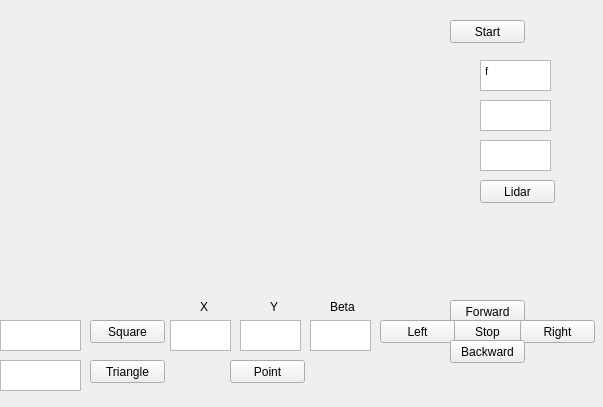
<?xml version="1.0" encoding="UTF-8"?>
<ui version="4.0">
 <class>RMR_QTClass</class>
 <widget class="QWidget" name="RMR_QTClass">
  <property name="geometry">
   <rect>
    <x>0</x>
    <y>0</y>
    <width>603</width>
    <height>407</height>
   </rect>
  </property>
  <property name="windowTitle">
   <string>RMR_QT</string>
  </property>
  <widget class="QPushButton" name="pushButtonStart">
   <property name="geometry">
    <rect>
     <x>450</x>
     <y>20</y>
     <width>75</width>
     <height>23</height>
    </rect>
   </property>
   <property name="text">
    <string>Start</string>
   </property>
  </widget>
  <widget class="QPushButton" name="pushButtonForward">
   <property name="geometry">
    <rect>
     <x>450</x>
     <y>300</y>
     <width>75</width>
     <height>23</height>
    </rect>
   </property>
   <property name="text">
    <string>Forward</string>
   </property>
  </widget>
  <widget class="QPushButton" name="pushButtonStop">
   <property name="geometry">
    <rect>
     <x>450</x>
     <y>320</y>
     <width>75</width>
     <height>23</height>
    </rect>
   </property>
   <property name="text">
    <string>Stop</string>
   </property>
  </widget>
  <widget class="QPushButton" name="pushButtonLeft">
   <property name="geometry">
    <rect>
     <x>380</x>
     <y>320</y>
     <width>75</width>
     <height>23</height>
    </rect>
   </property>
   <property name="text">
    <string>Left</string>
   </property>
  </widget>
  <widget class="QPushButton" name="pushButtonRight">
   <property name="geometry">
    <rect>
     <x>520</x>
     <y>320</y>
     <width>75</width>
     <height>23</height>
    </rect>
   </property>
   <property name="text">
    <string>Right</string>
   </property>
  </widget>
  <widget class="QPushButton" name="pushButtonBackward">
   <property name="geometry">
    <rect>
     <x>450</x>
     <y>340</y>
     <width>75</width>
     <height>23</height>
    </rect>
   </property>
   <property name="text">
    <string>Backward</string>
   </property>
  </widget>
  <widget class="QTextEdit" name="textEditLeft">
   <property name="geometry">
    <rect>
     <x>480</x>
     <y>60</y>
     <width>71</width>
     <height>31</height>
    </rect>
   </property>
   <property name="html">
    <string>&lt;!DOCTYPE HTML PUBLIC &quot;-//W3C//DTD HTML 4.0//EN&quot; &quot;http://www.w3.org/TR/REC-html40/strict.dtd&quot;&gt;
&lt;html&gt;&lt;head&gt;&lt;meta name=&quot;qrichtext&quot; content=&quot;1&quot; /&gt;&lt;style type=&quot;text/css&quot;&gt;
p, li { white-space: pre-wrap; }
&lt;/style&gt;&lt;/head&gt;&lt;body style=&quot; font-family:'MS Shell Dlg 2'; font-size:8.25pt; font-weight:400; font-style:normal;&quot;&gt;
&lt;p style=&quot; margin-top:0px; margin-bottom:0px; margin-left:0px; margin-right:0px; -qt-block-indent:0; text-indent:0px;&quot;&gt;f&lt;/p&gt;&lt;/body&gt;&lt;/html&gt;</string>
   </property>
  </widget>
  <widget class="QPushButton" name="pushButtonSquare">
   <property name="geometry">
    <rect>
     <x>90</x>
     <y>320</y>
     <width>75</width>
     <height>23</height>
    </rect>
   </property>
   <property name="text">
    <string>Square</string>
   </property>
  </widget>
  <widget class="QTextEdit" name="textEditSquare">
   <property name="geometry">
    <rect>
     <x>0</x>
     <y>320</y>
     <width>81</width>
     <height>31</height>
    </rect>
   </property>
  </widget>
  <widget class="QTextEdit" name="textEditTriangle">
   <property name="geometry">
    <rect>
     <x>0</x>
     <y>360</y>
     <width>81</width>
     <height>31</height>
    </rect>
   </property>
  </widget>
  <widget class="QTextEdit" name="textEditX">
   <property name="geometry">
    <rect>
     <x>170</x>
     <y>320</y>
     <width>61</width>
     <height>31</height>
    </rect>
   </property>
  </widget>
  <widget class="QTextEdit" name="textEditRight">
   <property name="geometry">
    <rect>
     <x>480</x>
     <y>100</y>
     <width>71</width>
     <height>31</height>
    </rect>
   </property>
  </widget>
  <widget class="QTextEdit" name="textEditAngle">
   <property name="geometry">
    <rect>
     <x>480</x>
     <y>140</y>
     <width>71</width>
     <height>31</height>
    </rect>
   </property>
  </widget>
  <widget class="QLabel" name="label">
   <property name="geometry">
    <rect>
     <x>200</x>
     <y>300</y>
     <width>47</width>
     <height>13</height>
    </rect>
   </property>
   <property name="text">
    <string>X</string>
   </property>
  </widget>
  <widget class="QPushButton" name="pushButtonTriangle">
   <property name="geometry">
    <rect>
     <x>90</x>
     <y>360</y>
     <width>75</width>
     <height>23</height>
    </rect>
   </property>
   <property name="text">
    <string>Triangle</string>
   </property>
  </widget>
  <widget class="QTextEdit" name="textEditY">
   <property name="geometry">
    <rect>
     <x>240</x>
     <y>320</y>
     <width>61</width>
     <height>31</height>
    </rect>
   </property>
  </widget>
  <widget class="QLabel" name="label_2">
   <property name="geometry">
    <rect>
     <x>270</x>
     <y>300</y>
     <width>47</width>
     <height>13</height>
    </rect>
   </property>
   <property name="text">
    <string>Y</string>
   </property>
  </widget>
  <widget class="QTextEdit" name="textEditBeta">
   <property name="geometry">
    <rect>
     <x>310</x>
     <y>320</y>
     <width>61</width>
     <height>31</height>
    </rect>
   </property>
  </widget>
  <widget class="QLabel" name="label_3">
   <property name="geometry">
    <rect>
     <x>330</x>
     <y>300</y>
     <width>47</width>
     <height>13</height>
    </rect>
   </property>
   <property name="text">
    <string>Beta</string>
   </property>
  </widget>
  <widget class="QPushButton" name="pushButtonPoint">
   <property name="geometry">
    <rect>
     <x>230</x>
     <y>360</y>
     <width>75</width>
     <height>23</height>
    </rect>
   </property>
   <property name="text">
    <string>Point</string>
   </property>
  </widget>
  <widget class="QPushButton" name="pushButtonLidar">
   <property name="geometry">
    <rect>
     <x>480</x>
     <y>180</y>
     <width>75</width>
     <height>23</height>
    </rect>
   </property>
   <property name="text">
    <string>Lidar</string>
   </property>
  </widget>
 </widget>
 <layoutdefault spacing="6" margin="11"/>
 <resources>
  <include location="RMR_QT.qrc"/>
 </resources>
 <connections/>
</ui>
